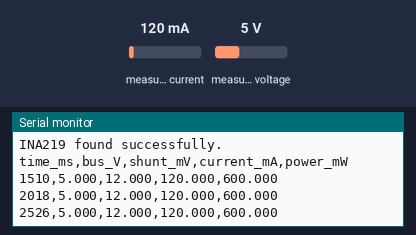
The sketch below on a simulated ESP32. Shown: the last lines printed to the serial monitor. Inputs (shaded band) come from the test bench; at power-on: measured current 120 mA, measured voltage 5 V.

Above: at 2.7 s.
2.8 s: measured current set to 40 mA
At 3.5 s:
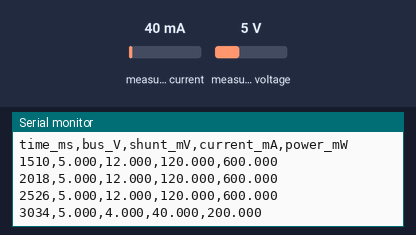
4.3 s: measured voltage set to 0.3 V
At 5.0 s:
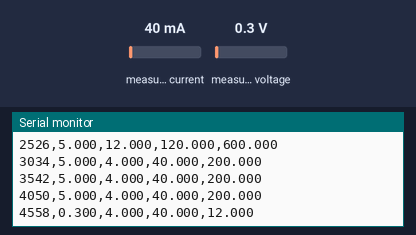
5.8 s: measured current set to 500 mA
At 6.5 s:
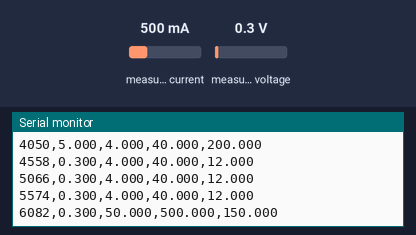
Timing chart, 0 to 8.8 s (numbered marks = the images above; inputs shaded):
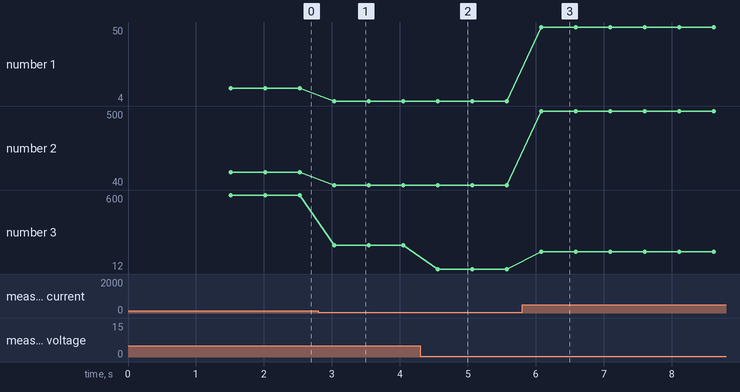

The sketch:

03_ina219_test.ino
```cpp
#include <Wire.h>
#include <Adafruit_INA219.h>

#define I2C_SDA 13
#define I2C_SCL 14

Adafruit_INA219 ina219;

void setup() {
  Serial.begin(115200);
  delay(1500);

  Serial.println();
  Serial.println("==== INA219 I2C TEST ====");

  Wire.begin(I2C_SDA, I2C_SCL);

  if (!ina219.begin(&Wire)) {
    Serial.println("ERROR: INA219 not found.");
    Serial.println("Check VCC, GND, SDA, SCL wiring.");
    while (true) {
      delay(1000);
    }
  }

  ina219.setCalibration_32V_2A();

  Serial.println("INA219 found successfully.");
  Serial.println("time_ms,bus_V,shunt_mV,current_mA,power_mW");
}

void loop() {
  float busVoltage = ina219.getBusVoltage_V();
  float shuntVoltage = ina219.getShuntVoltage_mV();
  float current_mA = ina219.getCurrent_mA();
  float power_mW = ina219.getPower_mW();

  Serial.print(millis());
  Serial.print(",");
  Serial.print(busVoltage, 3);
  Serial.print(",");
  Serial.print(shuntVoltage, 3);
  Serial.print(",");
  Serial.print(current_mA, 3);
  Serial.print(",");
  Serial.println(power_mW, 3);

  delay(500);
}
```

Measured:
- after the input at 2.8 s, the serial monitor: prints a new line after 0.23 s (image 1)
- after the input at 4.3 s, the serial monitor: prints a new line after 0.26 s (image 2)
- after the input at 5.8 s, the serial monitor: prints a new line after 0.28 s (image 3)
- plotted number 1: 12 → 4 after the input at 2.8 s, 4 → 50 after the input at 5.8 s
- plotted number 2: 120 → 40 after the input at 2.8 s, 40 → 500 after the input at 5.8 s
- plotted number 3: 600 → 200 after the input at 2.8 s, 12 → 150 after the input at 5.8 s
